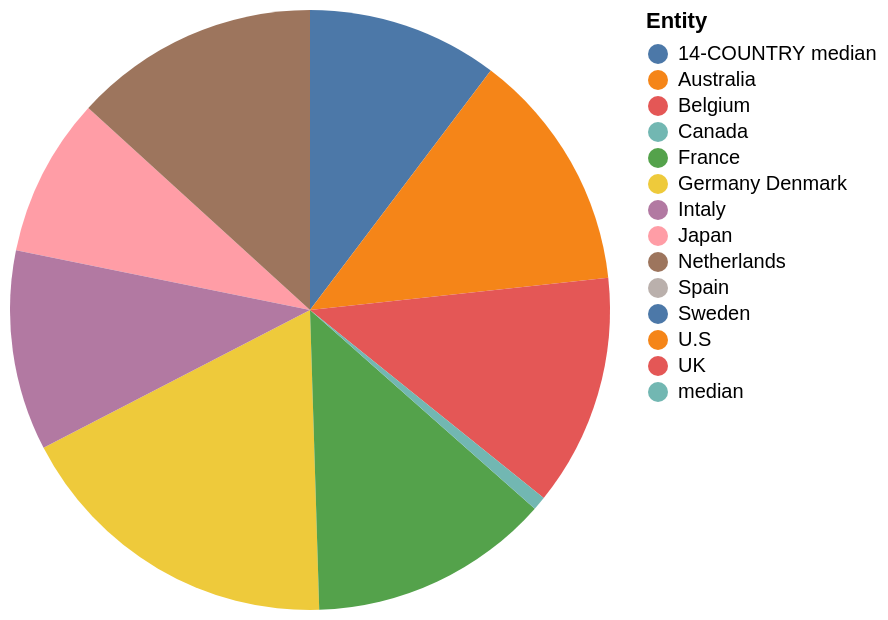

Express this chart as Vega-Lite.
### Vega-Lite specification from a JSON file in a GitHub repository (floating-point values rounded to 4 significant figures)
{"$schema": "https://vega.github.io/schema/vega-lite/v5.json", "description": "Pie chart auto-generated from CSV", "data": {"values": [{"Entity": "14-COUNTRY median", "Not too much/ Not at all": "42.0", "Great deal/ Fair amount": "58.0"}, {"Entity": "Australia", "Not too much/ Not at all": "53.0", "Great deal/ Fair amount": "48.0"}, {"Entity": "Japan", "Not too much/ Not at all": "35.0", "Great deal/ Fair amount": "65.0"}, {"Entity": "South Korea", "Not too much/ Not at all": "nan", "Great deal/ Fair amount": "81.0"}, {"Entity": "median", "Not too much/ Not at all": "51.0", "Great deal/ Fair amount": "48.0"}, {"Entity": "Germany Denmark", "Not too much/ Not at all": "73.0", "Great deal/ Fair amount": "61.0"}, {"Entity": "Netherlands", "Not too much/ Not at all": "54.0", "Great deal/ Fair amount": "46.0"}, {"Entity": "France", "Not too much/ Not at all": "53.0", "Great deal/ Fair amount": "46.0"}, {"Entity": "Belgium", "Not too much/ Not at all": "51.0", "Great deal/ Fair amount": "48.0"}, {"Entity": "Intaly", "Not too much/ Not at all": "44.0", "Great deal/ Fair amount": "56.0"}, {"Entity": "Spain", "Not too much/ Not at all": "40.0", "Great deal/ Fair amount": "60.0"}, {"Entity": "UK", "Not too much/ Not at all": "33.0", "Great deal/ Fair amount": "66.0"}, {"Entity": "Sweden", "Not too much/ Not at all": "29.0", "Great deal/ Fair amount": "nan"}, {"Entity": "Canada", "Not too much/ Not at all": "3.0", "Great deal/ Fair amount": "64.0"}, {"Entity": "U.S", "Not too much/ Not at all": "32.0", "Great deal/ Fair amount": "67.0"}]}, "mark": "arc", "encoding": {"theta": {"field": "Not too much/ Not at all", "type": "quantitative"}, "color": {"field": "Entity", "type": "nominal"}}}
